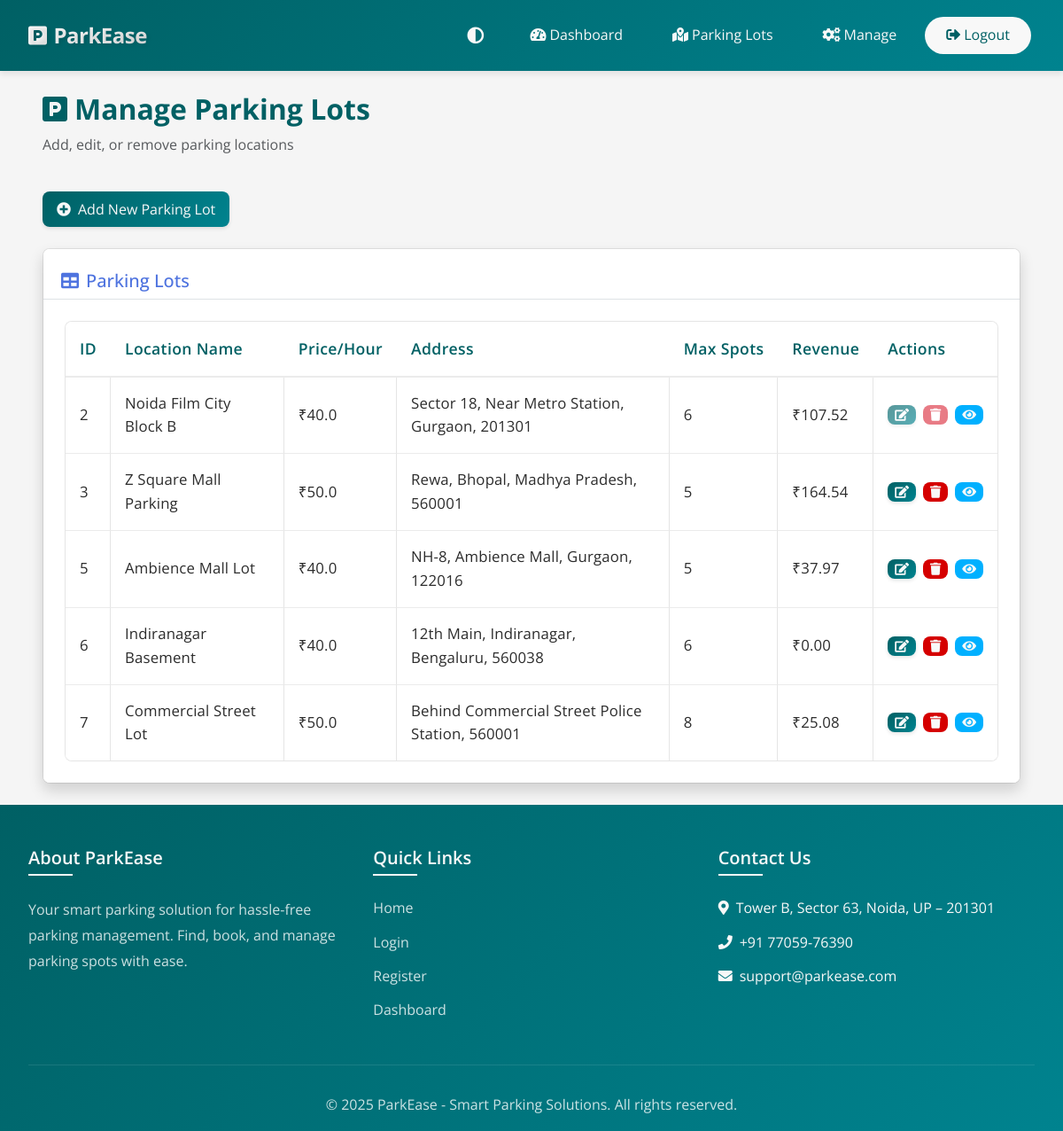
The page /admin/parking_lots (signed in) on the database its author committed.
### models.py (models this page shows, shortened)
class ParkingLot(db.Model):
    __tablename__ = 'parking_lots'
    id = db.Column(db.Integer, primary_key=True)
    prime_location_name = db.Column(db.String(100), nullable=False)
    price = db.Column(db.Float, nullable=False)  # Price per hour
    address = db.Column(db.String(200), nullable=False)
    pincode = db.Column(db.Integer, nullable=False)
    max_spots = db.Column(db.Integer, nullable=False)
    created_at = db.Column(db.DateTime, default=datetime.utcnow)
    spots = db.relationship('ParkingSpot', backref='parking_lot', lazy=True, cascade='all, delete-orphan')

### routes/admin/parking_lots.py (the view, shortened to what this page needs)
@admin_bp.route('/parking_lots', methods=['GET', 'POST'])
@login_required
def admin_parking_lots():
    if session.get('user_type') != 'admin':
        flash('Access denied', 'danger')
        return redirect(url_for('main.index'))
    form = ParkingLotForm()
    parking_lots_query = db.session.query(
        ParkingLot, func.count(ParkingSpot.id).label('total_spots'),
        func.sum(case((ParkingSpot.status == 'O', 1), else_=0)).label('occupied_spots')
    ).outerjoin(
        ParkingSpot, ParkingLot.id == ParkingSpot.lot_id
    ).group_by(
        ParkingLot.id
    ).all()
    parking_lots = [lot for lot, _, _ in parking_lots_query]
    lot_revenues = {}
    for lot in parking_lots:
        revenue = db.session.query(func.sum(ParkingSpot.reservations.property.mapper.class_.parking_cost)).join(ParkingSpot).filter(ParkingSpot.lot_id == lot.id).scalar() or 0
        lot_revenues[lot.id] = revenue
    return render_template('admin_parking_lots.html', form=form, parking_lots=parking_lots, lot_revenues=lot_revenues)

### app.py (called while the page is built)
@login_manager.user_loader
def load_user(user_id):
    if session.get('user_type') == 'admin':
        return Admin.query.get(int(user_id))
    return User.query.get(int(user_id))

### templates/admin_parking_lots.html (shortened to what this page needs)
{% extends 'base.html' %}
{% block content %}
<div class="container-fluid px-4 px-md-5 py-4">
    <div class="row mb-4">
        <div class="col-12">
            <h2 class="fw-bold mb-2" style="color: var(--primary-color);">
                <i class="fas fa-parking me-2"></i>Manage Parking Lots
            </h2>
            <p class="text-muted dark-mode-text">Add, edit, or remove parking locations</p>
        </div>
    </div>
    <div class="row mb-4">
        <div class="col-12">
            <button type="button" class="btn btn-primary" data-bs-toggle="modal" data-bs-target="#addParkingLotModal">
                <i class="fas fa-plus-circle me-2"></i>Add New Parking Lot
            </button>
        </div>
    </div>
    <div class="row">
        <div class="col-12">
            <div class="card bg-white dark-mode-card rounded shadow">
                <div class="card-header bg-white dark-mode-card border-bottom pt-4 pb-2">
                    <h5 class="mb-0 text-primary dark-mode-text">
                        <i class="fas fa-table me-2"></i>Parking Lots
                    </h5>
                </div>
                <div class="card-body p-4">
                    <div class="table-responsive">
                        <table class="table admin-table" id="dataTable" width="100%" cellspacing="0">
                            <thead>
                                <tr>
                                    <th class="dark-mode-text">ID</th>
                                    <th class="dark-mode-text">Location Name</th>
                                    <th class="dark-mode-text">Price/Hour</th>
                                    <th class="dark-mode-text">Address</th>
                                    <th class="dark-mode-text">Max Spots</th>
                                    <th class="dark-mode-text">Revenue</th>
                                    <th class="dark-mode-text">Actions</th>
                                </tr>
                            </thead>
                            <tbody>
                                {% for lot in parking_lots %}
                                <tr>
                                    <td class="dark-mode-text">{{ lot.id }}</td>
                                    <td class="dark-mode-text">{{ lot.prime_location_name }}</td>
                                    <td class="dark-mode-text">₹{{ lot.price }}</td>
                                    <td class="dark-mode-text">{{ lot.address }}, {{ lot.pincode }}</td>
                                    <td class="dark-mode-text">{{ lot.max_spots }}</td>
                                    <td class="dark-mode-text">₹{{ '%.2f' % lot_revenues[lot.id] }}</td>
                                    <td>
                                        <div class="action-buttons">
                                            <button type="button" class="btn btn-sm btn-primary btn-action"
                                                    data-bs-toggle="modal"
                                                    data-bs-target="#editParkingLotModal{{ lot.id }}"
                                                    title="Edit Parking Lot"
                                                    {% if lot.spots|selectattr('status', 'equalto', 'O')|list|length > 0 %}
                                                    disabled
                                                    data-bs-toggle="tooltip"
                                                    data-bs-placement="top"
                                                    title="Cannot modify parking lot while it has active/occupied spots"
                                                    {% endif %}>
                                                <i class="fas fa-edit"></i>
                                            </button>
                                            <button type="button" class="btn btn-sm btn-danger btn-action"
                                                    data-bs-toggle="modal"
                                                    data-bs-target="#deleteModal{{ lot.id }}"
                                                    title="Delete Parking Lot"
                                                    {% if lot.spots|selectattr('status', 'equalto', 'O')|list|length > 0 %}
                                                    disabled
                                                    data-bs-toggle="tooltip"
                                                    data-bs-placement="top"
                                                    title="Cannot delete parking lot while it has active/occupied spots"
                                                    {% endif %}>
                                                <i class="fas fa-trash"></i>
                                            </button>
                                            <button type="button" class="btn btn-sm btn-info btn-action"
                                                    data-bs-toggle="modal"
                                                    data-bs-target="#checkSpotsModal{{ lot.id }}"
                                                    title="Check Spots Status">
                                                <i class="fas fa-eye"></i>
                                            </button>
                                        </div>
                                    </td>
                                </tr>
                                {% endfor %}
                            </tbody>
                        </table>
                    </div>
                </div>
            </div>
        </div>
    </div>
</div>
{% endblock %}

### static/css/style.css (style rules this page uses)
body { font-family: 'Open Sans', sans-serif; min-height: 100vh; display: flex; flex-direction: column; color: var(--text-color); line-height: 1.6; background-color: var(--body-bg); }
.card { position: relative; border: 1.5px solid rgba(0,0,0,0.08) !important; border-radius: var(--border-radius); transition: all 0.3s ease; background-clip: padding-box; overflow: hidden; box-shadow: 0 2px 8px rgba(0,0,0,0.03); }
.card-header { border-top-left-radius: var(--border-radius); border-top-right-radius: var(--border-radius); background-color: var(--card-bg); border-bottom: 1px solid rgba(0, 0, 0, 0.1); }
.card-body { position: relative; background-color: var(--card-bg); }
.card, .dashboard-card, .parking-lot-card .card, .admin-card, .modal-content { border-radius: var(--border-radius) !important; }
.card::before, .card::after, .dashboard-card::before, .dashboard-card::after, .parking-lot-card .card::before, .parking-lot-card .card::after, .admin-card::before, .admin-card::after, .modal-content::before, .modal-content::after { display: none !important; }
.card, .dashboard-card, .parking-lot-card .card, .admin-card, .modal-content { background-color: var(--card-bg); }
.card-body { padding: 1.25rem; }
.card-header { padding: 1rem 1.25rem; }
.table { border: 1px solid rgba(0, 0, 0, 0.1); border-radius: var(--border-radius); overflow: hidden; background-color: var(--table-bg); color: var(--text-color); }
.table th { border-bottom: 1px solid rgba(0, 0, 0, 0.1); background-color: var(--table-bg); color: var(--primary-color); font-weight: 600; }
.table td { border-bottom: 1px solid rgba(0, 0, 0, 0.1); border-right: 1px solid rgba(0, 0, 0, 0.1); }
.table td:last-child { border-right: none; }
.table tr:last-child td { border-bottom: none; }
.btn { background-color: var(--primary-color); color: var(--white); border: none; padding: 0.5rem 1rem; border-radius: var(--border-radius); text-decoration: none; transition: all 0.3s ease; }
.btn-primary { background-color: var(--primary-color); color: var(--white); text-decoration: none; }
.btn-danger { background-color: var(--danger-color); color: var(--white); text-decoration: none; }
.btn-info { background-color: var(--info-color); color: var(--white); text-decoration: none; }
.text-primary { color: #4e73df !important; }
.fas, .far, .fab { display: inline-block; font-style: normal; font-variant: normal; text-rendering: auto; -webkit-font-smoothing: antialiased; line-height: 1; }
.card, .btn, .nav-link { transition: all 0.3s ease; }
.table tbody tr { transition: background-color 0.3s ease; }
html { scroll-behavior: smooth; }
.btn { position: relative; overflow: hidden; }
.btn::after { content: ''; position: absolute; top: 50%; left: 50%; width: 5px; height: 5px; background: rgba(255, 255, 255, 0.5); opacity: 0; border-radius: 100%; transform: scale(1, 1) translate(-50%); transform-origin: 50% 50%; }
:root { --primary-color: #006064; --primary-hover: #00838f; --secondary-color: #546e7a; --success-color: #2e7d32; --danger-color: #c62828; --warning-color: #f57f17; --info-color: #0277bd; --light-color: #f5f5f5; --dark-color: #263238; --body-bg: #ffffff; --card-bg: #ffffff; --text-color: #37474f; --text-muted: #607d8b; --border-color: rgba(0, 0, 0, 0.15); --border-hover: rgba(0, 0, 0, 0.25); --box-shadow: 0 2px 4px rgba(0, 0, 0, 0.1); --box-shadow-hover: 0 4px 8px rgba(0, 0, 0, 0.15); --border-radius: 8px; --transition-speed: 0.3s; }
.card-body { border-radius: 0; overflow: hidden; }
.card-body { flex: 1; overflow: hidden; }

### static/css/admin.css (style rules this page uses)
body { font-family: 'Open Sans', sans-serif; }
.admin-table { width: 100%; margin-bottom: 0; border-collapse: separate; border-spacing: 0; }
.admin-table th { font-weight: 600; color: var(--text-color); background: var(--light-bg); white-space: nowrap; padding: 1rem 0.75rem; letter-spacing: 0.02em; font-size: 1.1rem; border-bottom: 2px solid var(--border-color); }
.admin-table td { vertical-align: middle; padding: 1rem 0.75rem; font-size: 1.05rem; letter-spacing: 0.01em; color: var(--text-color); border-bottom: 1px solid var(--border-color); }
.admin-table tbody tr:last-child td { border-bottom: none; }
.admin-table .action-buttons { display: flex; gap: 0.5rem; }
.admin-table .btn-action { padding: 0.25rem 0.5rem; font-size: 0.875rem; display: inline-flex; align-items: center; justify-content: center; border-radius: var(--border-radius); }

### rows shown on the page
ParkingLot: id "2", prime_location_name "Noida Film City Block B", price "40.0", address "Sector 18, Near Metro Station, Gurgaon", pincode "201301", max_spots "6", id "107.52"
ParkingLot: id "3", prime_location_name "Z Square Mall Parking", price "50.0", address "Rewa, Bhopal, Madhya Pradesh", pincode "560001", max_spots "5", id "164.54"
ParkingLot: id "5", prime_location_name "Ambience Mall Lot", price "40.0", address "NH-8, Ambience Mall, Gurgaon", pincode "122016", max_spots "5", id "37.97"
ParkingLot: id "6", prime_location_name "Indiranagar Basement", price "40.0", address "12th Main, Indiranagar, Bengaluru", pincode "560038", max_spots "6", id "0.00"
ParkingLot: id "7", prime_location_name "Commercial Street Lot", price "50.0", address "Behind Commercial Street Police Station", pincode "560001", max_spots "8", id "25.08"
